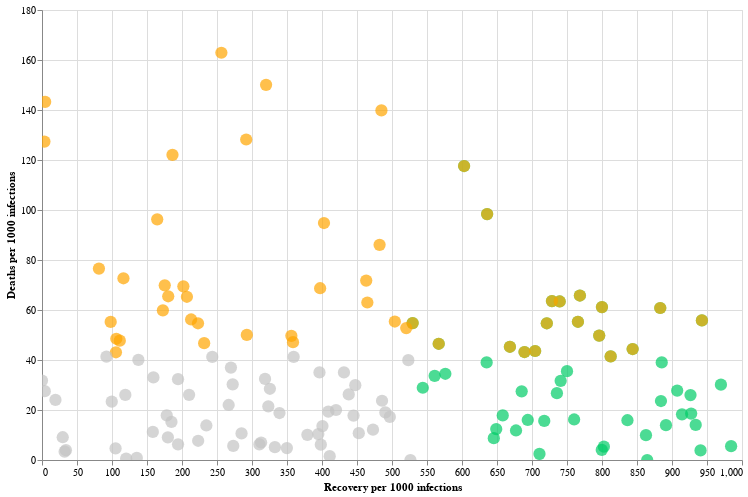

This figure's notebook cell:
### Markdown cell above
Finally we project the data from above graphs on to a scatter plot. The Orange and Green bubbles are from the above two bar charts. Additionally, the bubbles in Grey color are the rest of the countries.

### Code cell
#hide_input
# make the scatter plot for "Death Rates by Population Density"
chart_high_recovery = alt.Chart(df_top_recovered).mark_circle(size=150, color='#00CC66').encode(
    x=alt.Y('Recovered_per_1000',  title="Recovery per 1000 infections"),
    y=alt.Y('Deaths_per_1000',  title="Deaths per 1000 infections"),
    tooltip=['country', 'Recovered_per_1000', 'Deaths_per_1000']
).properties(
    width=700,
    height=450)

chart_high_death = alt.Chart(df_top_death).mark_circle(size=150, color='Orange').encode(
    x=alt.Y('Recovered_per_1000',  title="Recovery per 1000 infections"),
    y=alt.Y('Deaths_per_1000',  title="Deaths per 1000 infections"),
    tooltip=['country', 'Recovered_per_1000', 'Deaths_per_1000']
).properties(
    width=700,
    height=450)

chart_rest = alt.Chart(df_ROW).mark_circle(size=150, color='#C3C3C3').encode(
    x=alt.Y('Recovered_per_1000'),
    y=alt.Y('Deaths_per_1000'),
    tooltip=['country', 'Recovered_per_1000', 'Deaths_per_1000']
).properties(
    width=700,
    height=450)

(chart_high_recovery + chart_high_death + chart_rest).interactive()

### Figure 1 — Vega-Lite specification as saved in the notebook (floating-point values rounded to 4 significant figures)
{"config": {"view": {"continuousWidth": 400, "continuousHeight": 300}}, "layer": [{"data": {"name": "data-09eaa22aac1539b039fa502327db5d7c"}, "mark": {"type": "circle", "color": "#00CC66", "size": 150}, "encoding": {"tooltip": [{"type": "nominal", "field": "country"}, {"type": "quantitative", "field": "Recovered_per_1000"}, {"type": "quantitative", "field": "Deaths_per_1000"}], "x": {"type": "quantitative", "field": "Recovered_per_1000", "title": "Recovery per 1000 infections"}, "y": {"type": "quantitative", "field": "Deaths_per_1000", "title": "Deaths per 1000 infections"}}, "height": 450, "selection": {"selector005": {"type": "interval", "bind": "scales", "encodings": ["x", "y"]}}, "width": 700}, {"data": {"name": "data-f864d6cc613a4347fbe56b2881b47a89"}, "mark": {"type": "circle", "color": "Orange", "size": 150}, "encoding": {"tooltip": [{"type": "nominal", "field": "country"}, {"type": "quantitative", "field": "Recovered_per_1000"}, {"type": "quantitative", "field": "Deaths_per_1000"}], "x": {"type": "quantitative", "field": "Recovered_per_1000", "title": "Recovery per 1000 infections"}, "y": {"type": "quantitative", "field": "Deaths_per_1000", "title": "Deaths per 1000 infections"}}, "height": 450, "width": 700}, {"data": {"name": "data-07bec406567bd1e05a5ca2c74337288f"}, "mark": {"type": "circle", "color": "#C3C3C3", "size": 150}, "encoding": {"tooltip": [{"type": "nominal", "field": "country"}, {"type": "quantitative", "field": "Recovered_per_1000"}, {"type": "quantitative", "field": "Deaths_per_1000"}], "x": {"type": "quantitative", "field": "Recovered_per_1000"}, "y": {"type": "quantitative", "field": "Deaths_per_1000"}}, "height": 450, "width": 700}], "$schema": "https://vega.github.io/schema/vega-lite/v4.8.1.json", "datasets": {"data-09eaa22aac1539b039fa502327db5d7c": [{"country": "Iceland", "infections": 1801, "deaths": 10, "recovered": 1773, "Deaths_per_1000": 5.55, "Recovered_per_1000": 984.5}, {"country": "Mauritius", "infections": 332, "deaths": 10, "recovered": 322, "Deaths_per_1000": 30.12, "Recovered_per_1000": 969.9}, {"country": "China", "infections": 82964, "deaths": 4633, "recovered": 78213, "Deaths_per_1000": 55.84, "Recovered_per_1000": 942.7}, {"country": "Hong Kong", "infections": 1047, "deaths": 4, "recovered": 985, "Deaths_per_1000": 3.82, "Recovered_per_1000": 940.8}, {"country": "New Zealand", "infections": 1497, "deaths": 21, "recovered": 1398, "Deaths_per_1000": 14.03, "Recovered_per_1000": 933.9}, {"country": "Thailand", "infections": 3015, "deaths": 56, "recovered": 2796, "Deaths_per_1000": 18.57, "Recovered_per_1000": 927.4}, {"country": "Luxembourg", "infections": 3888, "deaths": 101, "recovered": 3602, "Deaths_per_1000": 25.98, "Recovered_per_1000": 926.4}, {"country": "Diamond Princess", "infections": 712, "deaths": 13, "recovered": 651, "Deaths_per_1000": 18.26, "Recovered_per_1000": 914.3}, {"country": "Montenegro", "infections": 324, "deaths": 9, "recovered": 294, "Deaths_per_1000": 27.78, "Recovered_per_1000": 907.4}, {"country": "Australia", "infections": 6970, "deaths": 97, "recovered": 6213, "Deaths_per_1000": 13.92, "Recovered_per_1000": 891.4}, {"country": "Austria", "infections": 15882, "deaths": 620, "recovered": 14061, "Deaths_per_1000": 39.04, "Recovered_per_1000": 885.3}, {"country": "South Korea", "infections": 10936, "deaths": 258, "recovered": 9670, "Deaths_per_1000": 23.59, "Recovered_per_1000": 884.2}, {"country": "Switzerland", "infections": 30344, "deaths": 1845, "recovered": 26800, "Deaths_per_1000": 60.8, "Recovered_per_1000": 883.2}, {"country": "Vietnam", "infections": 288, "deaths": 0, "recovered": 249, "Deaths_per_1000": 0.0, "Recovered_per_1000": 864.6}, {"country": "Malta", "infections": 503, "deaths": 5, "recovered": 434, "Deaths_per_1000": 9.94, "Recovered_per_1000": 862.8}, {"country": "Germany", "infections": 172576, "deaths": 7661, "recovered": 145617, "Deaths_per_1000": 44.39, "Recovered_per_1000": 843.8}, {"country": "Taiwan", "infections": 440, "deaths": 7, "recovered": 368, "Deaths_per_1000": 15.91, "Recovered_per_1000": 836.4}, {"country": "Croatia", "infections": 2196, "deaths": 91, "recovered": 1784, "Deaths_per_1000": 41.44, "Recovered_per_1000": 812.4}, {"country": "West Bank and Gaza", "infections": 375, "deaths": 2, "recovered": 301, "Deaths_per_1000": 5.33, "Recovered_per_1000": 802.7}, {"country": "Iran", "infections": 109286, "deaths": 6685, "recovered": 87422, "Deaths_per_1000": 61.17, "Recovered_per_1000": 799.9}, {"country": "Uzbekistan", "infections": 2486, "deaths": 10, "recovered": 1988, "Deaths_per_1000": 4.02, "Recovered_per_1000": 799.7}, {"country": "Denmark", "infections": 10711, "deaths": 533, "recovered": 8526, "Deaths_per_1000": 49.76, "Recovered_per_1000": 796.0}, {"country": "Burkina Faso", "infections": 760, "deaths": 50, "recovered": 584, "Deaths_per_1000": 65.79, "Recovered_per_1000": 768.4}, {"country": "Niger", "infections": 832, "deaths": 46, "recovered": 637, "Deaths_per_1000": 55.29, "Recovered_per_1000": 765.6}, {"country": "Malaysia", "infections": 6726, "deaths": 109, "recovered": 5113, "Deaths_per_1000": 16.21, "Recovered_per_1000": 760.2}, {"country": "Albania", "infections": 872, "deaths": 31, "recovered": 654, "Deaths_per_1000": 35.55, "Recovered_per_1000": 750.0}, {"country": "Kosovo", "infections": 884, "deaths": 28, "recovered": 655, "Deaths_per_1000": 31.67, "Recovered_per_1000": 741.0}, {"country": "Ireland", "infections": 23135, "deaths": 1467, "recovered": 17110, "Deaths_per_1000": 63.41, "Recovered_per_1000": 739.6}, {"country": "Uruguay", "infections": 711, "deaths": 19, "recovered": 523, "Deaths_per_1000": 26.72, "Recovered_per_1000": 735.6}, {"country": "Andorra", "infections": 755, "deaths": 48, "recovered": 550, "Deaths_per_1000": 63.58, "Recovered_per_1000": 728.5}, {"country": "North Macedonia", "infections": 1664, "deaths": 91, "recovered": 1200, "Deaths_per_1000": 54.69, "Recovered_per_1000": 721.1}, {"country": "Israel", "infections": 16506, "deaths": 258, "recovered": 11843, "Deaths_per_1000": 15.63, "Recovered_per_1000": 717.5}, {"country": "Djibouti", "infections": 1227, "deaths": 3, "recovered": 872, "Deaths_per_1000": 2.44, "Recovered_per_1000": 710.7}, {"country": "Tunisia", "infections": 1032, "deaths": 45, "recovered": 727, "Deaths_per_1000": 43.6, "Recovered_per_1000": 704.5}, {"country": "Jordan", "infections": 562, "deaths": 9, "recovered": 390, "Deaths_per_1000": 16.01, "Recovered_per_1000": 694.0}, {"country": "Cuba", "infections": 1783, "deaths": 77, "recovered": 1229, "Deaths_per_1000": 43.19, "Recovered_per_1000": 689.3}, {"country": "Turkey", "infections": 139771, "deaths": 3841, "recovered": 95780, "Deaths_per_1000": 27.48, "Recovered_per_1000": 685.3}, {"country": "Kyrgyzstan", "infections": 1016, "deaths": 12, "recovered": 688, "Deaths_per_1000": 11.81, "Recovered_per_1000": 677.2}, {"country": "Finland", "infections": 5984, "deaths": 271, "recovered": 4000, "Deaths_per_1000": 45.29, "Recovered_per_1000": 668.5}, {"country": "Slovakia", "infections": 1457, "deaths": 26, "recovered": 959, "Deaths_per_1000": 17.84, "Recovered_per_1000": 658.2}, {"country": "Azerbaijan", "infections": 2589, "deaths": 32, "recovered": 1680, "Deaths_per_1000": 12.36, "Recovered_per_1000": 648.9}, {"country": "Costa Rica", "infections": 801, "deaths": 7, "recovered": 517, "Deaths_per_1000": 8.74, "Recovered_per_1000": 645.4}, {"country": "Mexico", "infections": 36327, "deaths": 3573, "recovered": 23100, "Deaths_per_1000": 98.36, "Recovered_per_1000": 635.9}, {"country": "Iraq", "infections": 2818, "deaths": 110, "recovered": 1790, "Deaths_per_1000": 39.03, "Recovered_per_1000": 635.2}, {"country": "Spain", "infections": 227436, "deaths": 26744, "recovered": 137139, "Deaths_per_1000": 117.6, "Recovered_per_1000": 603.0}, {"country": "Czechia", "infections": 8176, "deaths": 282, "recovered": 4711, "Deaths_per_1000": 34.49, "Recovered_per_1000": 576.2}, {"country": "Cameroon", "infections": 2689, "deaths": 125, "recovered": 1524, "Deaths_per_1000": 46.49, "Recovered_per_1000": 566.8}, {"country": "Lithuania", "infections": 1485, "deaths": 50, "recovered": 833, "Deaths_per_1000": 33.67, "Recovered_per_1000": 560.9}, {"country": "Panama", "infections": 8616, "deaths": 249, "recovered": 4687, "Deaths_per_1000": 28.9, "Recovered_per_1000": 544.0}, {"country": "Mali", "infections": 712, "deaths": 39, "recovered": 377, "Deaths_per_1000": 54.78, "Recovered_per_1000": 529.5}], "data-f864d6cc613a4347fbe56b2881b47a89": [{"country": "Belgium", "infections": 53449, "deaths": 8707, "recovered": 13697, "Deaths_per_1000": 162.9, "Recovered_per_1000": 256.3}, {"country": "France", "infections": 177547, "deaths": 26646, "recovered": 56835, "Deaths_per_1000": 150.1, "Recovered_per_1000": 320.1}, {"country": "United Kingdom", "infections": 224332, "deaths": 32141, "recovered": 1015, "Deaths_per_1000": 143.3, "Recovered_per_1000": 4.52}, {"country": "Italy", "infections": 219814, "deaths": 30739, "recovered": 106587, "Deaths_per_1000": 139.8, "Recovered_per_1000": 484.9}, {"country": "Hungary", "infections": 3284, "deaths": 421, "recovered": 958, "Deaths_per_1000": 128.2, "Recovered_per_1000": 291.7}, {"country": "Netherlands", "infections": 42987, "deaths": 5475, "recovered": 149, "Deaths_per_1000": 127.4, "Recovered_per_1000": 3.47}, {"country": "Sweden", "infections": 26670, "deaths": 3256, "recovered": 4971, "Deaths_per_1000": 122.1, "Recovered_per_1000": 186.4}, {"country": "Spain", "infections": 227436, "deaths": 26744, "recovered": 137139, "Deaths_per_1000": 117.6, "Recovered_per_1000": 603.0}, {"country": "Mexico", "infections": 36327, "deaths": 3573, "recovered": 23100, "Deaths_per_1000": 98.36, "Recovered_per_1000": 635.9}, {"country": "Chad", "infections": 322, "deaths": 31, "recovered": 53, "Deaths_per_1000": 96.27, "Recovered_per_1000": 164.6}, {"country": "Liberia", "infections": 211, "deaths": 20, "recovered": 85, "Deaths_per_1000": 94.79, "Recovered_per_1000": 402.8}, {"country": "Algeria", "infections": 5891, "deaths": 507, "recovered": 2841, "Deaths_per_1000": 86.06, "Recovered_per_1000": 482.3}, {"country": "Haiti", "infections": 209, "deaths": 16, "recovered": 17, "Deaths_per_1000": 76.56, "Recovered_per_1000": 81.34}, {"country": "Ecuador", "infections": 29509, "deaths": 2145, "recovered": 3433, "Deaths_per_1000": 72.69, "Recovered_per_1000": 116.3}, {"country": "Canada", "infections": 71264, "deaths": 5115, "recovered": 33007, "Deaths_per_1000": 71.78, "Recovered_per_1000": 463.2}, {"country": "Slovenia", "infections": 1460, "deaths": 102, "recovered": 256, "Deaths_per_1000": 69.86, "Recovered_per_1000": 175.3}, {"country": "Indonesia", "infections": 14265, "deaths": 991, "recovered": 2881, "Deaths_per_1000": 69.47, "Recovered_per_1000": 202.0}, {"country": "Brazil", "infections": 169594, "deaths": 11653, "recovered": 67384, "Deaths_per_1000": 68.71, "Recovered_per_1000": 397.3}, {"country": "Burkina Faso", "infections": 760, "deaths": 50, "recovered": 584, "Deaths_per_1000": 65.79, "Recovered_per_1000": 768.4}, {"country": "Philippines", "infections": 11086, "deaths": 726, "recovered": 1999, "Deaths_per_1000": 65.49, "Recovered_per_1000": 180.3}, {"country": "San Marino", "infections": 628, "deaths": 41, "recovered": 130, "Deaths_per_1000": 65.29, "Recovered_per_1000": 207.0}, {"country": "Andorra", "infections": 755, "deaths": 48, "recovered": 550, "Deaths_per_1000": 63.58, "Recovered_per_1000": 728.5}, {"country": "Ireland", "infections": 23135, "deaths": 1467, "recovered": 17110, "Deaths_per_1000": 63.41, "Recovered_per_1000": 739.6}, {"country": "Romania", "infections": 15588, "deaths": 982, "recovered": 7245, "Deaths_per_1000": 63.0, "Recovered_per_1000": 464.8}, {"country": "Iran", "infections": 109286, "deaths": 6685, "recovered": 87422, "Deaths_per_1000": 61.17, "Recovered_per_1000": 799.9}, {"country": "Switzerland", "infections": 30344, "deaths": 1845, "recovered": 26800, "Deaths_per_1000": 60.8, "Recovered_per_1000": 883.2}, {"country": "United States of America", "infections": 1347881, "deaths": 80682, "recovered": 232733, "Deaths_per_1000": 59.86, "Recovered_per_1000": 172.7}, {"country": "Sierra Leone", "infections": 338, "deaths": 19, "recovered": 72, "Deaths_per_1000": 56.21, "Recovered_per_1000": 213.0}, {"country": "China", "infections": 82964, "deaths": 4633, "recovered": 78213, "Deaths_per_1000": 55.84, "Recovered_per_1000": 942.7}, {"country": "Greece", "infections": 2726, "deaths": 151, "recovered": 1374, "Deaths_per_1000": 55.39, "Recovered_per_1000": 504.0}, {"country": "Niger", "infections": 832, "deaths": 46, "recovered": 637, "Deaths_per_1000": 55.29, "Recovered_per_1000": 765.6}, {"country": "Honduras", "infections": 2100, "deaths": 116, "recovered": 206, "Deaths_per_1000": 55.24, "Recovered_per_1000": 98.1}, {"country": "Mali", "infections": 712, "deaths": 39, "recovered": 377, "Deaths_per_1000": 54.78, "Recovered_per_1000": 529.5}, {"country": "North Macedonia", "infections": 1664, "deaths": 91, "recovered": 1200, "Deaths_per_1000": 54.69, "Recovered_per_1000": 721.1}, {"country": "Egypt", "infections": 9746, "deaths": 533, "recovered": 2172, "Deaths_per_1000": 54.69, "Recovered_per_1000": 222.9}, {"country": "Bosnia Herzegovina", "infections": 2141, "deaths": 113, "recovered": 1114, "Deaths_per_1000": 52.78, "Recovered_per_1000": 520.3}, {"country": "Argentina", "infections": 6278, "deaths": 314, "recovered": 1837, "Deaths_per_1000": 50.02, "Recovered_per_1000": 292.6}, {"country": "Denmark", "infections": 10711, "deaths": 533, "recovered": 8526, "Deaths_per_1000": 49.76, "Recovered_per_1000": 796.0}, {"country": "Poland", "infections": 16326, "deaths": 811, "recovered": 5816, "Deaths_per_1000": 49.68, "Recovered_per_1000": 356.2}, {"country": "Sudan", "infections": 1526, "deaths": 74, "recovered": 162, "Deaths_per_1000": 48.49, "Recovered_per_1000": 106.2}, {"country": "Somalia", "infections": 1089, "deaths": 52, "recovered": 121, "Deaths_per_1000": 47.75, "Recovered_per_1000": 111.1}, {"country": "Kenya", "infections": 700, "deaths": 33, "recovered": 251, "Deaths_per_1000": 47.14, "Recovered_per_1000": 358.6}, {"country": "Bulgaria", "infections": 1990, "deaths": 93, "recovered": 461, "Deaths_per_1000": 46.73, "Recovered_per_1000": 231.7}, {"country": "Cameroon", "infections": 2689, "deaths": 125, "recovered": 1524, "Deaths_per_1000": 46.49, "Recovered_per_1000": 566.8}, {"country": "Finland", "infections": 5984, "deaths": 271, "recovered": 4000, "Deaths_per_1000": 45.29, "Recovered_per_1000": 668.5}, {"country": "Germany", "infections": 172576, "deaths": 7661, "recovered": 145617, "Deaths_per_1000": 44.39, "Recovered_per_1000": 843.8}, {"country": "Tunisia", "infections": 1032, "deaths": 45, "recovered": 727, "Deaths_per_1000": 43.6, "Recovered_per_1000": 704.5}, {"country": "Cuba", "infections": 1783, "deaths": 77, "recovered": 1229, "Deaths_per_1000": 43.19, "Recovered_per_1000": 689.3}, {"country": "Bolivia", "infections": 2831, "deaths": 122, "recovered": 299, "Deaths_per_1000": 43.09, "Recovered_per_1000": 105.6}, {"country": "Croatia", "infections": 2196, "deaths": 91, "recovered": 1784, "Deaths_per_1000": 41.44, "Recovered_per_1000": 812.4}], "data-07bec406567bd1e05a5ca2c74337288f": [{"country": "Afghanistan", "infections": 4687, "deaths": 122, "recovered": 558, "Deaths_per_1000": 26.03, "Recovered_per_1000": 119.0}, {"country": "Armenia", "infections": 3392, "deaths": 46, "recovered": 1359, "Deaths_per_1000": 13.56, "Recovered_per_1000": 400.6}, {"country": "Bahrain", "infections": 5236, "deaths": 8, "recovered": 2152, "Deaths_per_1000": 1.53, "Recovered_per_1000": 411.0}, {"country": "Bangladesh", "infections": 15691, "deaths": 239, "recovered": 2902, "Deaths_per_1000": 15.23, "Recovered_per_1000": 184.9}, {"country": "Belarus", "infections": 23906, "deaths": 135, "recovered": 6531, "Deaths_per_1000": 5.65, "Recovered_per_1000": 273.2}, {"country": "Benin", "infections": 319, "deaths": 2, "recovered": 62, "Deaths_per_1000": 6.27, "Recovered_per_1000": 194.4}, {"country": "Cabo Verde", "infections": 260, "deaths": 2, "recovered": 58, "Deaths_per_1000": 7.69, "Recovered_per_1000": 223.1}, {"country": "Chile", "infections": 30063, "deaths": 323, "recovered": 13605, "Deaths_per_1000": 10.74, "Recovered_per_1000": 452.6}, {"country": "Colombia", "infections": 11613, "deaths": 479, "recovered": 2825, "Deaths_per_1000": 41.25, "Recovered_per_1000": 243.3}, {"country": "Congo (Brazzaville)", "infections": 333, "deaths": 11, "recovered": 53, "Deaths_per_1000": 33.03, "Recovered_per_1000": 159.2}, {"country": "Congo (Kinshasa)", "infections": 1024, "deaths": 41, "recovered": 141, "Deaths_per_1000": 40.04, "Recovered_per_1000": 137.7}, {"country": "Ivory Coast", "infections": 1730, "deaths": 21, "recovered": 818, "Deaths_per_1000": 12.14, "Recovered_per_1000": 472.8}, {"country": "Cyprus", "infections": 901, "deaths": 16, "recovered": 401, "Deaths_per_1000": 17.76, "Recovered_per_1000": 445.1}, {"country": "Dominican Republic", "infections": 10634, "deaths": 393, "recovered": 2870, "Deaths_per_1000": 36.96, "Recovered_per_1000": 269.9}, {"country": "El Salvador", "infections": 958, "deaths": 18, "recovered": 325, "Deaths_per_1000": 18.79, "Recovered_per_1000": 339.2}, {"country": "Equatorial Guinea", "infections": 439, "deaths": 4, "recovered": 13, "Deaths_per_1000": 9.11, "Recovered_per_1000": 29.61}, {"country": "Estonia", "infections": 1741, "deaths": 61, "recovered": 751, "Deaths_per_1000": 35.04, "Recovered_per_1000": 431.4}, {"country": "Ethiopia", "infections": 250, "deaths": 5, "recovered": 105, "Deaths_per_1000": 20.0, "Recovered_per_1000": 420.0}, {"country": "Gabon", "infections": 802, "deaths": 9, "recovered": 127, "Deaths_per_1000": 11.22, "Recovered_per_1000": 158.3}, {"country": "Georgia", "infections": 638, "deaths": 11, "recovered": 317, "Deaths_per_1000": 17.24, "Recovered_per_1000": 496.9}, {"country": "Ghana", "infections": 4700, "deaths": 22, "recovered": 494, "Deaths_per_1000": 4.68, "Recovered_per_1000": 105.1}, {"country": "Guatemala", "infections": 1114, "deaths": 26, "recovered": 111, "Deaths_per_1000": 23.34, "Recovered_per_1000": 99.64}, {"country": "Guinea", "infections": 2146, "deaths": 11, "recovered": 714, "Deaths_per_1000": 5.13, "Recovered_per_1000": 332.7}, {"country": "Guinea-Bissau", "infections": 761, "deaths": 3, "recovered": 26, "Deaths_per_1000": 3.94, "Recovered_per_1000": 34.17}, {"country": "India", "infections": 70768, "deaths": 2294, "recovered": 22549, "Deaths_per_1000": 32.42, "Recovered_per_1000": 318.6}, {"country": "Jamaica", "infections": 505, "deaths": 9, "recovered": 90, "Deaths_per_1000": 17.82, "Recovered_per_1000": 178.2}, {"country": "Japan", "infections": 15847, "deaths": 633, "recovered": 8293, "Deaths_per_1000": 39.94, "Recovered_per_1000": 523.3}, {"country": "Kazakhstan", "infections": 5207, "deaths": 32, "recovered": 2074, "Deaths_per_1000": 6.15, "Recovered_per_1000": 398.3}, {"country": "Kuwait", "infections": 9286, "deaths": 65, "recovered": 2907, "Deaths_per_1000": 7.0, "Recovered_per_1000": 313.1}, {"country": "Latvia", "infections": 946, "deaths": 18, "recovered": 464, "Deaths_per_1000": 19.03, "Recovered_per_1000": 490.5}, {"country": "Lebanon", "infections": 859, "deaths": 26, "recovered": 234, "Deaths_per_1000": 30.27, "Recovered_per_1000": 272.4}, {"country": "Maldives", "infections": 897, "deaths": 3, "recovered": 29, "Deaths_per_1000": 3.34, "Recovered_per_1000": 32.33}, {"country": "Moldova", "infections": 4995, "deaths": 175, "recovered": 1980, "Deaths_per_1000": 35.04, "Recovered_per_1000": 396.4}, {"country": "Morocco", "infections": 6281, "deaths": 188, "recovered": 2811, "Deaths_per_1000": 29.93, "Recovered_per_1000": 447.5}, {"country": "Nigeria", "infections": 4641, "deaths": 150, "recovered": 902, "Deaths_per_1000": 32.32, "Recovered_per_1000": 194.3}, {"country": "Norway", "infections": 8132, "deaths": 224, "recovered": 32, "Deaths_per_1000": 27.55, "Recovered_per_1000": 3.94}, {"country": "Oman", "infections": 3573, "deaths": 17, "recovered": 1250, "Deaths_per_1000": 4.76, "Recovered_per_1000": 349.9}, {"country": "Pakistan", "infections": 32081, "deaths": 706, "recovered": 8555, "Deaths_per_1000": 22.01, "Recovered_per_1000": 266.7}, {"country": "Paraguay", "infections": 724, "deaths": 10, "recovered": 170, "Deaths_per_1000": 13.81, "Recovered_per_1000": 234.8}, {"country": "Peru", "infections": 68822, "deaths": 1961, "recovered": 22406, "Deaths_per_1000": 28.49, "Recovered_per_1000": 325.6}, {"country": "Portugal", "infections": 27679, "deaths": 1144, "recovered": 2549, "Deaths_per_1000": 41.33, "Recovered_per_1000": 92.09}, {"country": "Qatar", "infections": 23623, "deaths": 14, "recovered": 2840, "Deaths_per_1000": 0.59, "Recovered_per_1000": 120.2}, {"country": "Russia", "infections": 221344, "deaths": 2009, "recovered": 39801, "Deaths_per_1000": 9.08, "Recovered_per_1000": 179.8}, {"country": "Rwanda", "infections": 285, "deaths": 0, "recovered": 150, "Deaths_per_1000": 0.0, "Recovered_per_1000": 526.3}, {"country": "Sao Tome and Principe", "infections": 208, "deaths": 5, "recovered": 4, "Deaths_per_1000": 24.04, "Recovered_per_1000": 19.23}, {"country": "Saudi Arabia", "infections": 41014, "deaths": 255, "recovered": 12737, "Deaths_per_1000": 6.22, "Recovered_per_1000": 310.6}, {"country": "Senegal", "infections": 1886, "deaths": 19, "recovered": 715, "Deaths_per_1000": 10.07, "Recovered_per_1000": 379.1}, {"country": "Serbia", "infections": 10176, "deaths": 218, "recovered": 3290, "Deaths_per_1000": 21.42, "Recovered_per_1000": 323.3}, {"country": "Singapore", "infections": 23822, "deaths": 21, "recovered": 3225, "Deaths_per_1000": 0.88, "Recovered_per_1000": 135.4}, {"country": "South Africa", "infections": 10652, "deaths": 206, "recovered": 4357, "Deaths_per_1000": 19.34, "Recovered_per_1000": 409.0}, {"country": "Sri Lanka", "infections": 869, "deaths": 9, "recovered": 343, "Deaths_per_1000": 10.36, "Recovered_per_1000": 394.7}, {"country": "Tajikistan", "infections": 661, "deaths": 21, "recovered": 0, "Deaths_per_1000": 31.77, "Recovered_per_1000": 0.0}, {"country": "Tanzania", "infections": 509, "deaths": 21, "recovered": 183, "Deaths_per_1000": 41.26, "Recovered_per_1000": 359.5}, {"country": "Ukraine", "infections": 15648, "deaths": 408, "recovered": 3288, "Deaths_per_1000": 26.07, "Recovered_per_1000": 210.1}, {"country": "United Arab Emirates", "infections": 18878, "deaths": 201, "recovered": 5381, "Deaths_per_1000": 10.65, "Recovered_per_1000": 285.0}, {"country": "Venezuela", "infections": 422, "deaths": 10, "recovered": 205, "Deaths_per_1000": 23.7, "Recovered_per_1000": 485.8}, {"country": "Zambia", "infections": 267, "deaths": 7, "recovered": 117, "Deaths_per_1000": 26.22, "Recovered_per_1000": 438.2}]}}
